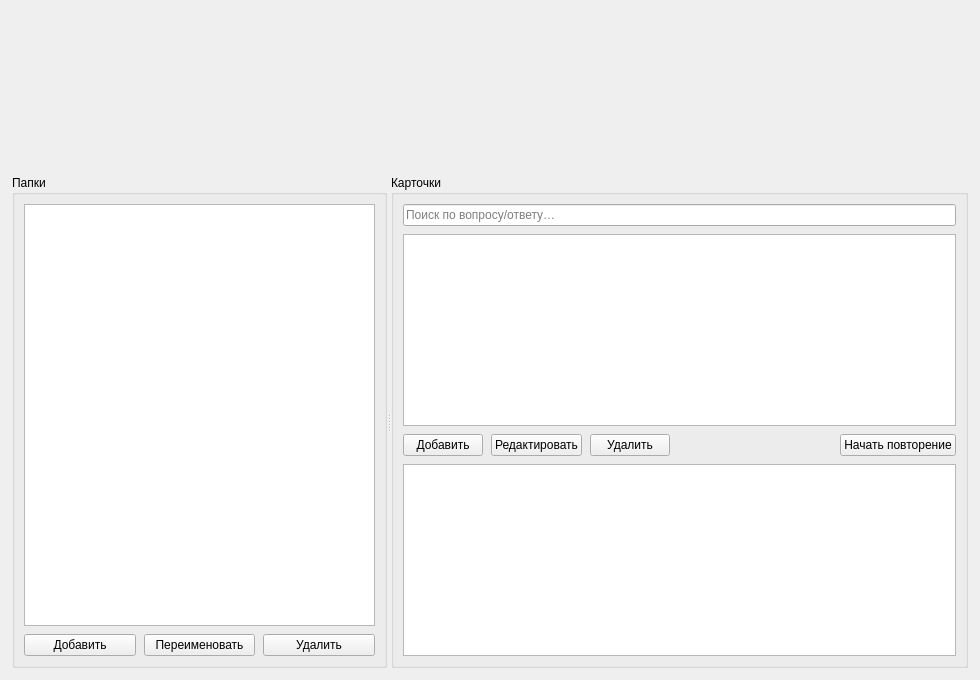
<?xml version="1.0" encoding="UTF-8"?>
<ui version="4.0">
 <class>LibraryPage</class>
 <widget class="QWidget" name="LibraryPage">
  <property name="geometry">
   <rect>
    <x>0</x>
    <y>0</y>
    <width>980</width>
    <height>680</height>
   </rect>
  </property>
  <property name="windowTitle">
   <string>LibraryPage</string>
  </property>

  <layout class="QVBoxLayout" name="rootLayout">
   <property name="leftMargin"><number>12</number></property>
   <property name="topMargin"><number>12</number></property>
   <property name="rightMargin"><number>12</number></property>
   <property name="bottomMargin"><number>12</number></property>
   <property name="spacing"><number>10</number></property>

   <!-- messageHost: сюда кодом вставим InlineMessageWidget -->
   <item>
    <widget class="QWidget" name="messageHost" native="true">
     <layout class="QVBoxLayout" name="messageHostLayout">
      <property name="leftMargin"><number>0</number></property>
      <property name="topMargin"><number>0</number></property>
      <property name="rightMargin"><number>0</number></property>
      <property name="bottomMargin"><number>0</number></property>
      <property name="spacing"><number>0</number></property>
     </layout>
    </widget>
   </item>

   <item>
    <widget class="QSplitter" name="splitterMain">
     <property name="orientation">
      <enum>Qt::Horizontal</enum>
     </property>

     <!-- LEFT: folders -->
     <widget class="QGroupBox" name="gbFolders">
      <property name="title">
       <string>Папки</string>
      </property>
      <layout class="QVBoxLayout" name="foldersLayout">
       <property name="spacing"><number>8</number></property>

       <item>
        <widget class="QListView" name="lvFolders">
         <property name="selectionMode">
          <enum>QAbstractItemView::SingleSelection</enum>
         </property>
        </widget>
       </item>

       <item>
        <layout class="QHBoxLayout" name="foldersButtonsRow">
         <item>
          <widget class="QPushButton" name="btnAddFolder">
           <property name="text"><string>Добавить</string></property>
          </widget>
         </item>
         <item>
          <widget class="QPushButton" name="btnRenameFolder">
           <property name="text"><string>Переименовать</string></property>
          </widget>
         </item>
         <item>
          <widget class="QPushButton" name="btnDeleteFolder">
           <property name="text"><string>Удалить</string></property>
          </widget>
         </item>
        </layout>
       </item>
      </layout>
     </widget>

     <!-- RIGHT: cards -->
     <widget class="QGroupBox" name="gbCards">
      <property name="title">
       <string>Карточки</string>
      </property>
      <layout class="QVBoxLayout" name="cardsLayout">
       <property name="spacing"><number>8</number></property>

       <item>
        <widget class="QLineEdit" name="leSearch">
         <property name="placeholderText">
          <string>Поиск по вопросу/ответу…</string>
         </property>
        </widget>
       </item>

       <item>
        <widget class="QTableView" name="tvCards">
         <property name="selectionBehavior">
          <enum>QAbstractItemView::SelectRows</enum>
         </property>
         <property name="selectionMode">
          <enum>QAbstractItemView::SingleSelection</enum>
         </property>
         <property name="sortingEnabled">
          <bool>true</bool>
         </property>
        </widget>
       </item>

       <item>
        <layout class="QHBoxLayout" name="cardsButtonsRow">
         <item>
          <widget class="QPushButton" name="btnAddCard">
           <property name="text"><string>Добавить</string></property>
          </widget>
         </item>
         <item>
          <widget class="QPushButton" name="btnEditCard">
           <property name="text"><string>Редактировать</string></property>
          </widget>
         </item>
         <item>
          <widget class="QPushButton" name="btnDeleteCard">
           <property name="text"><string>Удалить</string></property>
          </widget>
         </item>
         <item>
          <spacer name="spacerCardsRow">
           <property name="orientation"><enum>Qt::Horizontal</enum></property>
           <property name="sizeHint" stdset="0">
            <size><width>40</width><height>20</height></size>
           </property>
          </spacer>
         </item>
         <item>
          <widget class="QPushButton" name="btnStartReview">
           <property name="text"><string>Начать повторение</string></property>
          </widget>
         </item>
        </layout>
       </item>

       <item>
        <widget class="QTextBrowser" name="tbPreview">
         <property name="minimumSize">
          <size><width>0</width><height>140</height></size>
         </property>
         <property name="openExternalLinks"><bool>false</bool></property>
        </widget>
       </item>
      </layout>
     </widget>

    </widget>
   </item>

  </layout>
 </widget>
 <resources/>
 <connections/>
</ui>
